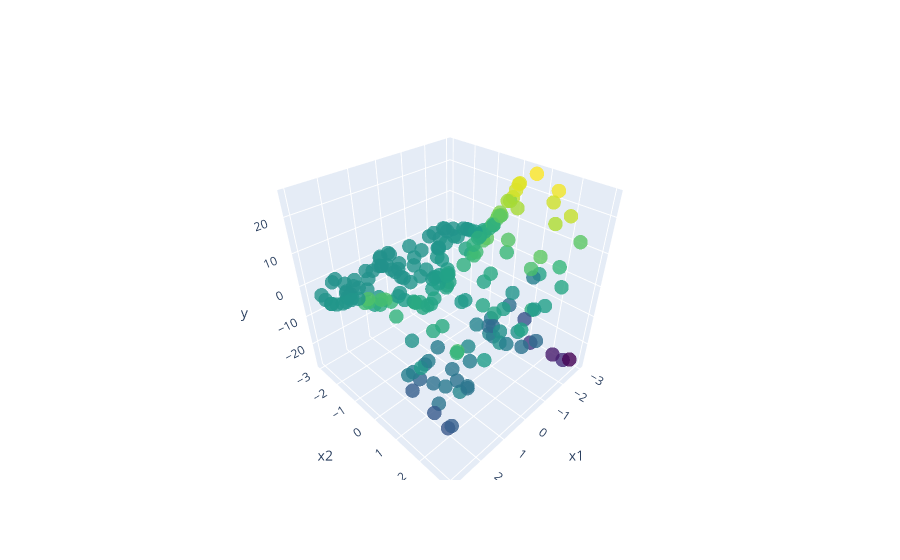

Notebook code for this chart:
### Markdown cell above
Plot the case where if theres a domain error we just make it 0, since its relatively close to 0, it would make sense

### Code cell
fig = go.Figure(data=[go.Scatter3d(
    x=eval_dict_x1,
    y=eval_dict_x2,
    z=results_true,
    mode='markers',
    marker=dict(
        size=5,
        color=results_true,                # Set color to an array/list of desired values
        colorscale='Viridis',   # Choose a colorscale
        opacity=0.8
    )
)])

fig.update_layout(
    scene=dict(
        xaxis_title='x1',
        yaxis_title='x2',
        zaxis_title='y'
    )
)
fig.show()

### Figure 1 — Plotly figure (JSON) as saved in the notebook; plotly's stock layout.template omitted (floating-point values rounded to 4 significant figures; data arrays with more than 128 entries replaced by an {"elided": "..."} marker saying what was removed)
{"data": [{"marker": {"color": {"elided": "200 float values"}, "colorscale": [[0, "#440154"], [0.1111, "#482878"], [0.2222, "#3e4989"], [0.3333, "#31688e"], [0.4444, "#26828e"], [0.5556, "#1f9e89"], [0.6667, "#35b779"], [0.7778, "#6ece58"], [0.8889, "#b5de2b"], [1, "#fde725"]], "opacity": 0.8, "size": 5}, "mode": "markers", "type": "scatter3d", "x": {"elided": "200 float values"}, "y": {"elided": "200 float values"}, "z": {"elided": "200 float values"}}], "layout": {"scene": {"xaxis": {"title": {"text": "x1"}}, "yaxis": {"title": {"text": "x2"}}, "zaxis": {"title": {"text": "y"}}}}}
